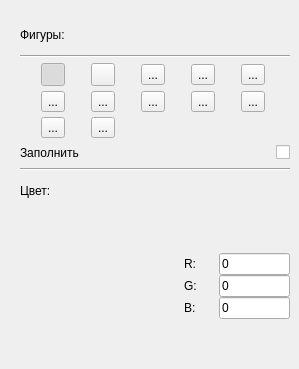
         <widget class="QWidget" name="eraser_page">
          <widget class="QWidget" name="verticalLayoutWidget_5">
           <property name="geometry">
            <rect>
             <x>20</x>
             <y>20</y>
             <width>270</width>
             <height>340</height>
            </rect>
           </property>
           <layout class="QVBoxLayout" name="shapes_layout" stretch="1,0,3,1,0,1,5">
            <property name="spacing">
             <number>5</number>
            </property>
            <item>
             <widget class="QLabel" name="label_9">
              <property name="text">
               <string>Фигуры:</string>
              </property>
             </widget>
            </item>
            <item>
             <widget class="Line" name="line_5">
              <property name="orientation">
               <enum>Qt::Horizontal</enum>
              </property>
             </widget>
            </item>
            <item>
             <layout class="QGridLayout" name="shape_modes">
              <item row="0" column="1">
               <widget class="QToolButton" name="shape_spline">
                <property name="text">
                 <string/>
                </property>
                <property name="icon">
                 <iconset>
                  <normalon>:/icons/spline.png</normalon>
                 </iconset>
                </property>
               </widget>
              </item>
              <item row="1" column="1">
               <widget class="QToolButton" name="shape_star">
                <property name="text">
                 <string>...</string>
                </property>
                <property name="icon">
                 <iconset resource="img/icons.qrc">
                  <normaloff>:/icons/star.png</normaloff>
                  <normalon>:/icons/free-icon-font-curve-alt-15005293.png</normalon>:/icons/star.png</iconset>
                </property>
               </widget>
              </item>
              <item row="0" column="4">
               <widget class="QToolButton" name="shape_rectangle">
                <property name="text">
                 <string>...</string>
                </property>
                <property name="icon">
                 <iconset resource="img/icons.qrc">
                  <normaloff>:/icons/rectangle.png</normaloff>
                  <normalon>:/icons/free-icon-font-star-3916591.png</normalon>:/icons/rectangle.png</iconset>
                </property>
               </widget>
              </item>
              <item row="0" column="0">
               <widget class="QToolButton" name="shape_line">
                <property name="text">
                 <string/>
                </property>
                <property name="icon">
                 <iconset>
                  <normalon>:/icons/line.png</normalon>
                 </iconset>
                </property>
                <property name="checkable">
                 <bool>true</bool>
                </property>
                <property name="checked">
                 <bool>true</bool>
                </property>
               </widget>
              </item>
              <item row="0" column="2">
               <widget class="QToolButton" name="shape_circle">
                <property name="text">
                 <string>...</string>
                </property>
                <property name="icon">
                 <iconset>
                  <normaloff>:/icons/free-icon-font-square-3916926.png</normaloff>
                  <normalon>:/icons/circle.png</normalon>:/icons/free-icon-font-square-3916926.png</iconset>
                </property>
               </widget>
              </item>
              <item row="0" column="3">
               <widget class="QToolButton" name="shape_square">
                <property name="text">
                 <string>...</string>
                </property>
                <property name="icon">
                 <iconset>
                  <normaloff>img/rectangle-horizontal.svg</normaloff>
                  <normalon>:/icons/square.png</normalon>img/rectangle-horizontal.svg</iconset>
                </property>
               </widget>
              </item>
              <item row="2" column="1">
               <widget class="QToolButton" name="shape12">
                <property name="text">
                 <string>...</string>
                </property>
               </widget>
              </item>
              <item row="1" column="0">
               <widget class="QToolButton" name="shape_triangle">
                <property name="text">
                 <string>...</string>
                </property>
                <property name="icon">
                 <iconset resource="img/icons.qrc">
                  <normaloff>:/icons/triangle.png</normaloff>
                  <normalon>:/icons/free-icon-font-slash.png</normalon>:/icons/triangle.png</iconset>
                </property>
               </widget>
              </item>
              <item row="2" column="0">
               <widget class="QToolButton" name="shape11">
                <property name="text">
                 <string>...</string>
                </property>
               </widget>
              </item>
              <item row="1" column="2">
               <widget class="QToolButton" name="shape8">
                <property name="text">
                 <string>...</string>
                </property>
               </widget>
              </item>
              <item row="1" column="3">
               <widget class="QToolButton" name="shape9">
                <property name="text">
                 <string>...</string>
                </property>
               </widget>
              </item>
              <item row="1" column="4">
               <widget class="QToolButton" name="shape10">
                <property name="text">
                 <string>...</string>
                </property>
               </widget>
              </item>
             </layout>
            </item>
            <item>
             <layout class="QHBoxLayout" name="horizontalLayout_14">
              <item>
               <widget class="QLabel" name="label_10">
                <property name="text">
                 <string>Заполнить</string>
                </property>
               </widget>
              </item>
              <item>
               <spacer name="horizontalSpacer_4">
                <property name="orientation">
                 <enum>Qt::Horizontal</enum>
                </property>
                <property name="sizeHint" stdset="0">
                 <size>
                  <width>40</width>
                  <height>20</height>
                 </size>
                </property>
               </spacer>
              </item>
              <item>
               <widget class="QCheckBox" name="shape_fill">
                <property name="text">
                 <string/>
                </property>
               </widget>
              </item>
             </layout>
            </item>
            <item>
             <widget class="Line" name="line_6">
              <property name="orientation">
               <enum>Qt::Horizontal</enum>
              </property>
             </widget>
            </item>
            <item>
             <widget class="QLabel" name="label_11">
              <property name="text">
               <string>Цвет:</string>
              </property>
             </widget>
            </item>
            <item>
             <layout class="QHBoxLayout" name="shape_color_setter" stretch="3,2">
              <property name="leftMargin">
               <number>5</number>
              </property>
              <item>
               <spacer name="horizontalSpacer_6">
                <property name="orientation">
                 <enum>Qt::Horizontal</enum>
                </property>
                <property name="sizeHint" stdset="0">
                 <size>
                  <width>40</width>
                  <height>20</height>
                 </size>
                </property>
               </spacer>
              </item>
              <item>
               <layout class="QHBoxLayout" name="horizontalLayout_9" stretch="2">
                <property name="spacing">
                 <number>10</number>
                </property>
                <property name="leftMargin">
                 <number>0</number>
                </property>
                <item>
                 <layout class="QVBoxLayout" name="verticalLayout_10" stretch="2,3,3,3,2">
                  <property name="spacing">
                   <number>0</number>
                  </property>
                  <item>
                   <spacer name="verticalSpacer_3">
                    <property name="orientation">
                     <enum>Qt::Vertical</enum>
                    </property>
                    <property name="sizeHint" stdset="0">
                     <size>
                      <width>20</width>
                      <height>40</height>
                     </size>
                    </property>
                   </spacer>
                  </item>
                  <item>
                   <layout class="QHBoxLayout" name="horizontalLayout_10" stretch="1,2">
                    <item>
                     <widget class="QLabel" name="label_13">
                      <property name="text">
                       <string>R:</string>
                      </property>
                     </widget>
                    </item>
                    <item>
                     <widget class="QLineEdit" name="red_line_edit_2">
                      <property name="text">
                       <string>0</string>
                      </property>
                     </widget>
                    </item>
                   </layout>
                  </item>
                  <item>
                   <layout class="QHBoxLayout" name="horizontalLayout_13" stretch="1,2">
                    <item>
                     <widget class="QLabel" name="label_18">
                      <property name="text">
                       <string>G:</string>
                      </property>
                     </widget>
                    </item>
                    <item>
                     <widget class="QLineEdit" name="green_line_edit_2">
                      <property name="text">
                       <string>0</string>
                      </property>
                     </widget>
                    </item>
                   </layout>
                  </item>
                  <item>
                   <layout class="QHBoxLayout" name="horizontalLayout_15" stretch="1,2">
                    <item>
                     <widget class="QLabel" name="label_19">
                      <property name="text">
                       <string>B:</string>
                      </property>
                     </widget>
                    </item>
                    <item>
                     <widget class="QLineEdit" name="blue_line_edit_2">
                      <property name="text">
                       <string>0</string>
                      </property>
                     </widget>
                    </item>
                   </layout>
                  </item>
                  <item>
                   <spacer name="verticalSpacer_4">
                    <property name="orientation">
                     <enum>Qt::Vertical</enum>
                    </property>
                    <property name="sizeHint" stdset="0">
                     <size>
                      <width>20</width>
                      <height>40</height>
                     </size>
                    </property>
                   </spacer>
                  </item>
                 </layout>
                </item>
               </layout>
              </item>
             </layout>
            </item>
           </layout>
          </widget>
         </widget>
